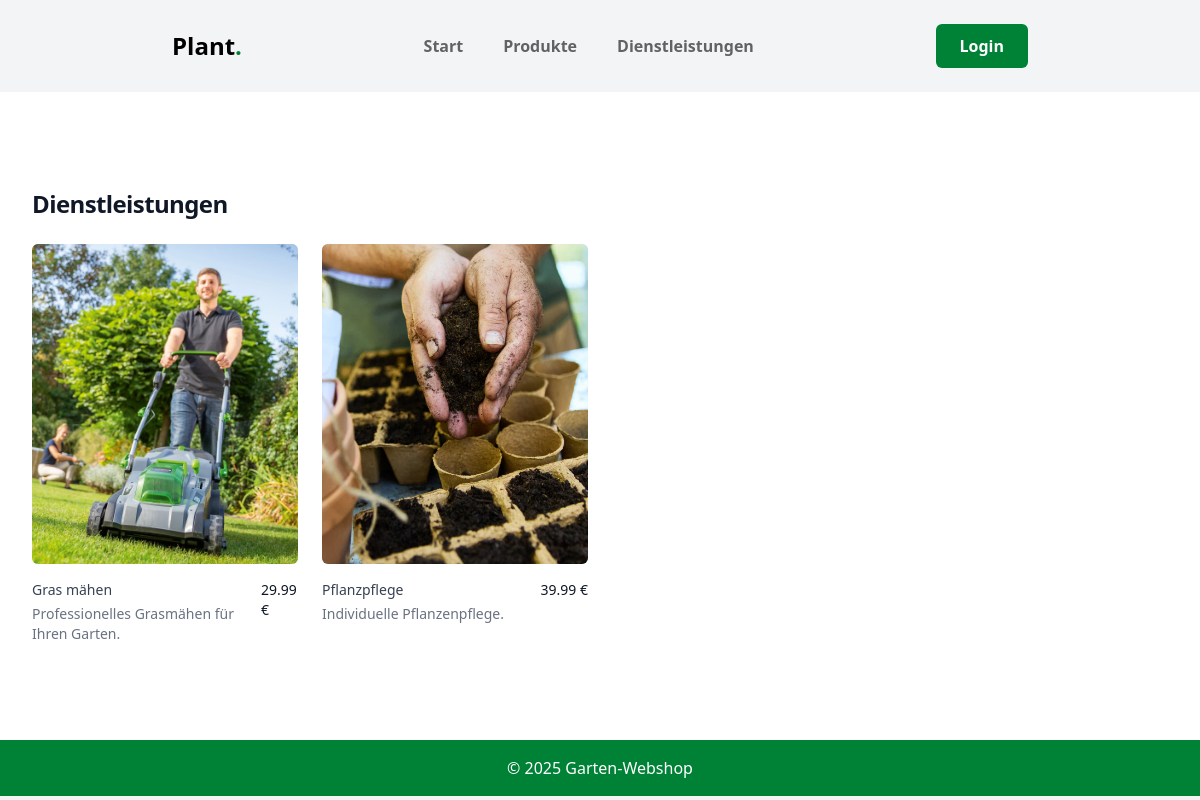
/services.php, run on the app's committed database.
### tables this page shows
CREATE TABLE `services` (
  `id` int(11) NOT NULL AUTO_INCREMENT,
  `name` varchar(255) NOT NULL,
  `description` text DEFAULT NULL,
  `price` decimal(10,2) NOT NULL,
  PRIMARY KEY (`id`)
);

### services.php (the view, shortened to what this page needs)
<?php
function sanitizeFilename($string) {
    $transliterationTable = array(
        'ä' => 'ae',
        'ö' => 'oe',
        'ü' => 'ue',
        'Ä' => 'Ae',
        'Ö' => 'Oe',
        'Ü' => 'Ue',
        'ß' => 'ss',
        ' ' => '_'
    );
    $sanitized = strtr($string, $transliterationTable);
    $sanitized = preg_replace('/[^a-zA-Z0-9_\-]/', '', $sanitized);
    return strtolower($sanitized);
}
$db = new mysqli("localhost", "root", "1337", "garden_shop");
$result = $db->query("SELECT * FROM services");
?>
<!DOCTYPE html>
<html lang="de">
<head>
    <script src="https://unpkg.com/@tailwindcss/browser@4"></script>
</head>
<body class="bg-gray-100">
    <?php include 'navbar.php'; ?>
    <main class="bg-white">
        <div class="mx-auto max-w-2xl px-4 py-16 sm:px-6 sm:py-24 lg:max-w-7xl lg:px-8">
            <h2 class="text-2xl font-bold tracking-tight text-gray-900">Dienstleistungen</h2>
            <div class="mt-6 grid grid-cols-1 gap-x-6 gap-y-10 sm:grid-cols-2 lg:grid-cols-4 xl:gap-x-8">
                <?php while ($row = $result->fetch_assoc()): ?>
                    <div class="group relative">
                        <img src="./images/<?php echo sanitizeFilename($row['name']); ?>.jpeg" alt="<?php echo $row['name']; ?>" class="aspect-square w-full rounded-md bg-green-200 object-cover group-hover:scale-105 group-hover:opacity-75 transition-all duration-150 lg:aspect-auto lg:h-80">
                        <div class="mt-4 flex justify-between">
                            <div>
                                <h3 class="text-sm text-gray-700">
                                    <a href="service_detail.php?id=<?php echo $row['id']; ?>">
                                        <span aria-hidden="true" class="absolute inset-0"></span>
                                        <?php echo $row['name']; ?>
                                    </a>
                                </h3>
                                <p class="mt-1 text-sm text-gray-500"><?php echo $row['description']; ?></p>
                            </div>
                            <p class="text-sm font-medium text-gray-900"><?php echo $row['price']; ?> €</p>
                        </div>
                    </div>
                <?php endwhile; ?>
            </div>
        </div>
    </main>
    <footer class="bg-green-700 text-white p-4">
        <div class="container mx-auto text-center">
            <p>&copy; 2025 Garten-Webshop</p>
        </div>
    </footer>
</body>
</html>

### data on the page
services: shows a picture, name "Gras mähen", description "Professionelles Grasmähen für Ihren Garten.", price "29.99"
services: shows a picture, name "Pflanzpflege", description "Individuelle Pflanzenpflege.", price "39.99"
